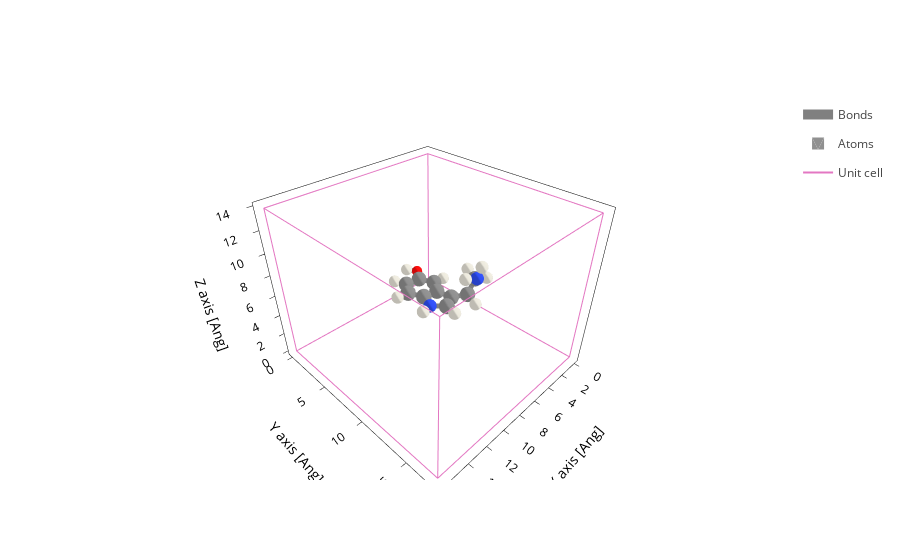

Here is the notebook cell this chart was saved with:
### Code cell
molec.plot()

### Figure 1 — Plotly figure (JSON) as saved in the notebook; plotly's stock layout.template omitted (floating-point values rounded to 4 significant figures; data arrays with more than 128 entries replaced by an {"elided": "..."} marker saying what was removed)
{"data": [{"line": {"color": "gray", "width": 10}, "meta": {}, "mode": "lines", "name": "Bonds", "opacity": 1, "type": "scatter3d", "x": {"elided": "504 float values"}, "y": {"elided": "504 float values"}, "z": {"elided": "504 float values"}}, {"alphahull": 0, "color": "#909090", "hovertemplate": "%{meta.position}", "legendgroup": "Atoms", "meta": {"meta": {"Atoms_i": 0}, "position": "(5.86, 8.72, 4.92)"}, "name": "Atoms", "opacity": 1, "showlegend": true, "showscale": false, "type": "mesh3d", "x": {"elided": "225 float values"}, "y": {"elided": "225 float values"}, "z": {"elided": "225 float values"}}, {"alphahull": 0, "color": "#909090", "hovertemplate": "%{meta.position}", "legendgroup": "Atoms", "meta": {"meta": {"Atoms_i": 1}, "position": "(7.10, 9.37, 4.98)"}, "name": "Atoms", "opacity": 1, "showlegend": false, "showscale": false, "type": "mesh3d", "x": {"elided": "225 float values"}, "y": {"elided": "225 float values"}, "z": {"elided": "225 float values"}}, {"alphahull": 0, "color": "#3050F8", "hovertemplate": "%{meta.position}", "legendgroup": "Atoms", "meta": {"meta": {"Atoms_i": 2}, "position": "(8.14, 8.44, 5.07)"}, "name": "Atoms", "opacity": 1, "showlegend": false, "showscale": false, "type": "mesh3d", "x": {"elided": "225 float values"}, "y": {"elided": "225 float values"}, "z": {"elided": "225 float values"}}, {"alphahull": 0, "color": "#909090", "hovertemplate": "%{meta.position}", "legendgroup": "Atoms", "meta": {"meta": {"Atoms_i": 3}, "position": "(8.23, 5.88, 5.12)"}, "name": "Atoms", "opacity": 1, "showlegend": false, "showscale": false, "type": "mesh3d", "x": {"elided": "225 float values"}, "y": {"elided": "225 float values"}, "z": {"elided": "225 float values"}}, {"alphahull": 0, "color": "#909090", "hovertemplate": "%{meta.position}", "legendgroup": "Atoms", "meta": {"meta": {"Atoms_i": 4}, "position": "(7.40, 4.73, 5.08)"}, "name": "Atoms", "opacity": 1, "showlegend": false, "showscale": false, "type": "mesh3d", "x": {"elided": "225 float values"}, "y": {"elided": "225 float values"}, "z": {"elided": "225 float values"}}, {"alphahull": 0, "color": "#909090", "hovertemplate": "%{meta.position}", "legendgroup": "Atoms", "meta": {"meta": {"Atoms_i": 5}, "position": "(5.97, 4.86, 5.00)"}, "name": "Atoms", "opacity": 1, "showlegend": false, "showscale": false, "type": "mesh3d", "x": {"elided": "225 float values"}, "y": {"elided": "225 float values"}, "z": {"elided": "225 float values"}}, {"alphahull": 0, "color": "#909090", "hovertemplate": "%{meta.position}", "legendgroup": "Atoms", "meta": {"meta": {"Atoms_i": 6}, "position": "(5.34, 6.12, 4.96)"}, "name": "Atoms", "opacity": 1, "showlegend": false, "showscale": false, "type": "mesh3d", "x": {"elided": "225 float values"}, "y": {"elided": "225 float values"}, "z": {"elided": "225 float values"}}, {"alphahull": 0, "color": "#909090", "hovertemplate": "%{meta.position}", "legendgroup": "Atoms", "meta": {"meta": {"Atoms_i": 7}, "position": "(6.16, 7.29, 4.98)"}, "name": "Atoms", "opacity": 1, "showlegend": false, "showscale": false, "type": "mesh3d", "x": {"elided": "225 float values"}, "y": {"elided": "225 float values"}, "z": {"elided": "225 float values"}}, {"alphahull": 0, "color": "#909090", "hovertemplate": "%{meta.position}", "legendgroup": "Atoms", "meta": {"meta": {"Atoms_i": 8}, "position": "(7.59, 7.15, 5.07)"}, "name": "Atoms", "opacity": 1, "showlegend": false, "showscale": false, "type": "mesh3d", "x": {"elided": "225 float values"}, "y": {"elided": "225 float values"}, "z": {"elided": "225 float values"}}, {"alphahull": 0, "color": "#909090", "hovertemplate": "%{meta.position}", "legendgroup": "Atoms", "meta": {"meta": {"Atoms_i": 9}, "position": "(4.49, 9.37, 4.85)"}, "name": "Atoms", "opacity": 1, "showlegend": false, "showscale": false, "type": "mesh3d", "x": {"elided": "225 float values"}, "y": {"elided": "225 float values"}, "z": {"elided": "225 float values"}}, {"alphahull": 0, "color": "#EDEADE", "hovertemplate": "%{meta.position}", "legendgroup": "Atoms", "meta": {"meta": {"Atoms_i": 10}, "position": "(7.32, 10.46, 4.95)"}, "name": "Atoms", "opacity": 1, "showlegend": false, "showscale": false, "type": "mesh3d", "x": {"elided": "225 float values"}, "y": {"elided": "225 float values"}, "z": {"elided": "225 float values"}}, {"alphahull": 0, "color": "#EDEADE", "hovertemplate": "%{meta.position}", "legendgroup": "Atoms", "meta": {"meta": {"Atoms_i": 11}, "position": "(9.14, 8.67, 5.13)"}, "name": "Atoms", "opacity": 1, "showlegend": false, "showscale": false, "type": "mesh3d", "x": {"elided": "225 float values"}, "y": {"elided": "225 float values"}, "z": {"elided": "225 float values"}}, {"alphahull": 0, "color": "#EDEADE", "hovertemplate": "%{meta.position}", "legendgroup": "Atoms", "meta": {"meta": {"Atoms_i": 12}, "position": "(4.22, 6.18, 4.90)"}, "name": "Atoms", "opacity": 1, "showlegend": false, "showscale": false, "type": "mesh3d", "x": {"elided": "225 float values"}, "y": {"elided": "225 float values"}, "z": {"elided": "225 float values"}}, {"alphahull": 0, "color": "#FF0D0D", "hovertemplate": "%{meta.position}", "legendgroup": "Atoms", "meta": {"meta": {"Atoms_i": 13}, "position": "(5.15, 3.74, 4.97)"}, "name": "Atoms", "opacity": 1, "showlegend": false, "showscale": false, "type": "mesh3d", "x": {"elided": "225 float values"}, "y": {"elided": "225 float values"}, "z": {"elided": "225 float values"}}, {"alphahull": 0, "color": "#EDEADE", "hovertemplate": "%{meta.position}", "legendgroup": "Atoms", "meta": {"meta": {"Atoms_i": 14}, "position": "(7.85, 3.71, 5.11)"}, "name": "Atoms", "opacity": 1, "showlegend": false, "showscale": false, "type": "mesh3d", "x": {"elided": "225 float values"}, "y": {"elided": "225 float values"}, "z": {"elided": "225 float values"}}, {"alphahull": 0, "color": "#EDEADE", "hovertemplate": "%{meta.position}", "legendgroup": "Atoms", "meta": {"meta": {"Atoms_i": 15}, "position": "(9.34, 5.77, 5.17)"}, "name": "Atoms", "opacity": 1, "showlegend": false, "showscale": false, "type": "mesh3d", "x": {"elided": "225 float values"}, "y": {"elided": "225 float values"}, "z": {"elided": "225 float values"}}, {"alphahull": 0, "color": "#EDEADE", "hovertemplate": "%{meta.position}", "legendgroup": "Atoms", "meta": {"meta": {"Atoms_i": 16}, "position": "(5.72, 2.94, 5.03)"}, "name": "Atoms", "opacity": 1, "showlegend": false, "showscale": false, "type": "mesh3d", "x": {"elided": "225 float values"}, "y": {"elided": "225 float values"}, "z": {"elided": "225 float values"}}, {"alphahull": 0, "color": "#909090", "hovertemplate": "%{meta.position}", "legendgroup": "Atoms", "meta": {"meta": {"Atoms_i": 17}, "position": "(3.83, 9.54, 6.25)"}, "name": "Atoms", "opacity": 1, "showlegend": false, "showscale": false, "type": "mesh3d", "x": {"elided": "225 float values"}, "y": {"elided": "225 float values"}, "z": {"elided": "225 float values"}}, {"alphahull": 0, "color": "#3050F8", "hovertemplate": "%{meta.position}", "legendgroup": "Atoms", "meta": {"meta": {"Atoms_i": 18}, "position": "(4.66, 10.44, 7.08)"}, "name": "Atoms", "opacity": 1, "showlegend": false, "showscale": false, "type": "mesh3d", "x": {"elided": "225 float values"}, "y": {"elided": "225 float values"}, "z": {"elided": "225 float values"}}, {"alphahull": 0, "color": "#EDEADE", "hovertemplate": "%{meta.position}", "legendgroup": "Atoms", "meta": {"meta": {"Atoms_i": 19}, "position": "(5.59, 9.98, 7.22)"}, "name": "Atoms", "opacity": 1, "showlegend": false, "showscale": false, "type": "mesh3d", "x": {"elided": "225 float values"}, "y": {"elided": "225 float values"}, "z": {"elided": "225 float values"}}, {"alphahull": 0, "color": "#EDEADE", "hovertemplate": "%{meta.position}", "legendgroup": "Atoms", "meta": {"meta": {"Atoms_i": 20}, "position": "(4.25, 10.53, 8.03)"}, "name": "Atoms", "opacity": 1, "showlegend": false, "showscale": false, "type": "mesh3d", "x": {"elided": "225 float values"}, "y": {"elided": "225 float values"}, "z": {"elided": "225 float values"}}, {"alphahull": 0, "color": "#EDEADE", "hovertemplate": "%{meta.position}", "legendgroup": "Atoms", "meta": {"meta": {"Atoms_i": 21}, "position": "(2.83, 10.03, 6.11)"}, "name": "Atoms", "opacity": 1, "showlegend": false, "showscale": false, "type": "mesh3d", "x": {"elided": "225 float values"}, "y": {"elided": "225 float values"}, "z": {"elided": "225 float values"}}, {"alphahull": 0, "color": "#EDEADE", "hovertemplate": "%{meta.position}", "legendgroup": "Atoms", "meta": {"meta": {"Atoms_i": 22}, "position": "(3.65, 8.52, 6.70)"}, "name": "Atoms", "opacity": 1, "showlegend": false, "showscale": false, "type": "mesh3d", "x": {"elided": "225 float values"}, "y": {"elided": "225 float values"}, "z": {"elided": "225 float values"}}, {"alphahull": 0, "color": "#EDEADE", "hovertemplate": "%{meta.position}", "legendgroup": "Atoms", "meta": {"meta": {"Atoms_i": 23}, "position": "(4.58, 10.38, 4.38)"}, "name": "Atoms", "opacity": 1, "showlegend": false, "showscale": false, "type": "mesh3d", "x": {"elided": "225 float values"}, "y": {"elided": "225 float values"}, "z": {"elided": "225 float values"}}, {"alphahull": 0, "color": "#EDEADE", "hovertemplate": "%{meta.position}", "legendgroup": "Atoms", "meta": {"meta": {"Atoms_i": 24}, "position": "(3.81, 8.75, 4.20)"}, "name": "Atoms", "opacity": 1, "showlegend": false, "showscale": false, "type": "mesh3d", "x": {"elided": "225 float values"}, "y": {"elided": "225 float values"}, "z": {"elided": "225 float values"}}, {"meta": {}, "mode": "lines", "name": "Unit cell", "type": "scatter3d", "x": [0.0, 0.0, 16.51, 16.51, 0.0, 0.0, NaN, 0.0, 0.0, 0.0, 16.51, 16.51, 0.0, NaN, 16.51, 16.51, NaN, 16.51, 16.51], "y": [0.0, 17.59, 17.59, 17.59, 17.59, 17.59, NaN, 17.59, 0.0, 0.0, 0.0, 0.0, 0.0, NaN, 17.59, 0.0, NaN, 17.59, 0.0], "z": [0.0, 0.0, 0.0, 13.82, 13.82, 0.0, NaN, 13.82, 13.82, 0.0, 0.0, 13.82, 13.82, NaN, 0.0, 0.0, NaN, 13.82, 13.82]}], "layout": {"autosize": true, "scene": {"aspectmode": "data", "aspectratio": {"x": 1.039, "y": 1.107, "z": 0.8698}, "xaxis": {"title": {"text": "X axis [Ang]"}, "type": "linear"}, "yaxis": {"title": {"text": "Y axis [Ang]"}, "type": "linear"}, "zaxis": {"title": {"text": "Z axis [Ang]"}, "type": "linear"}}, "xaxis": {"scaleanchor": "y", "scaleratio": 1, "title": {"text": "X axis [Ang]"}}, "yaxis": {"title": {"text": "Y axis [Ang]"}}}}
